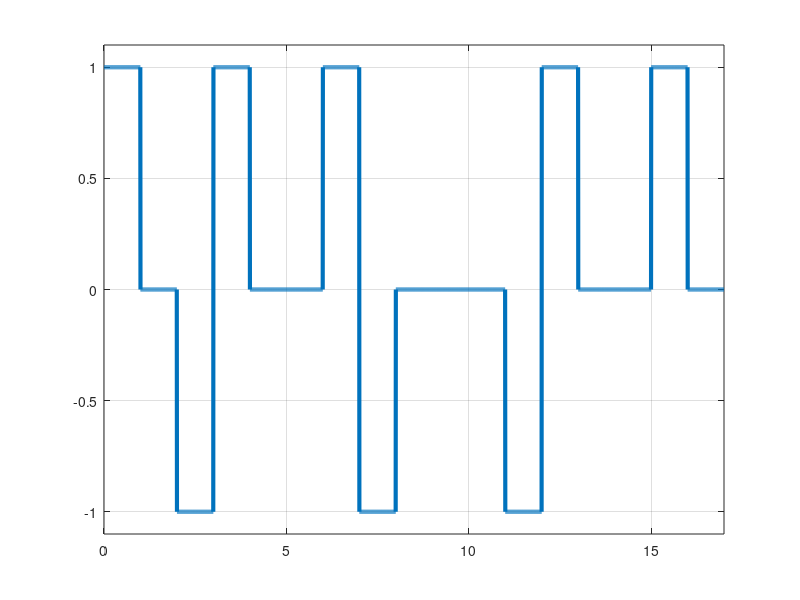

Reproduce this figure in MATLAB.
in_bits = [1 0 1 0 0 0 0 1 0 0 0 0 0 0 0 0 0];
bitrate = 1;
count_zero = 0;
bits = zeros(1,length(in_bits));
prev = 1;
count_non_zero = 0;

for i = 1:length(in_bits)
  if count_zero==4 
    if mod(count_non_zero,2)==1
      bits(i-1) = 'V';
    else
      bits(i-4) = 'B';
      bits(i-1) = 'V';
    end
    count_non_zero = 0;
    count_zero = 0;
  end

  if in_bits(i)==0
    bits(i)=0;
    count_zero = count_zero + 1;
  else
    bits(i)=1;
    count_non_zero = count_non_zero + 1;
    count_zero=0;
  end
end


T = length(bits)/bitrate;
n = 200;
N = n*length(bits);
dt = T/(N-1);
t = 0:dt:T;
x = zeros(1,length(t));

%% AMI
pre_value = -1;

for i = 0:length(bits)-1
  if bits(i+1)=='B'
    x(i*n+1:(i+1)*n) = -pre_value;
    pre_value = -pre_value;
  elseif bits(i+1)=='V'
    x(i*n+1:(i+1)*n) = pre_value;
  elseif bits(i+1) == 0
    x(i*n+1:(i+1)*n) = 0;
  else
    x(i*n+1:(i+1)*n) = -pre_value;
    pre_value = -pre_value;
  end
end

figure;
plot(t,x,'LineWidth',3);
axis([0 t(end) -1.1 1.1])
grid on;

%% Demodulation
num_of_bits = T*bitrate;
out_bits = zeros(1,num_of_bits);
same_value = 0;
count = 0;

m = length(x)/num_of_bits;

j = 1;

for k=1:m:length(x)
  if x(k)==0
    out_bits(j) = 0;
    count = count+1;
  else
    if x(k)==same_value && count==2
      out_bits(j-3:j)=0;
      same_value = 0;
    elseif x(k)==same_value && count==3
      out_bits(j)=0;
      same_value = 0;
    else
      out_bits(j) = 1;
      same_value = x(k);
    end
    count = 0;
  end
  j++;
end

disp(out_bits);